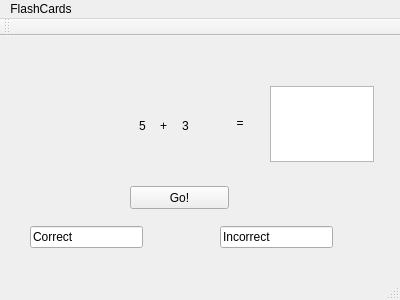
<?xml version="1.0" encoding="UTF-8"?>
<ui version="4.0">
 <class>MainWindow</class>
 <widget class="QMainWindow" name="MainWindow">
  <property name="geometry">
   <rect>
    <x>0</x>
    <y>0</y>
    <width>400</width>
    <height>300</height>
   </rect>
  </property>
  <property name="windowTitle">
   <string>MainWindow</string>
  </property>
  <widget class="QWidget" name="centralWidget">
   <widget class="QPushButton" name="Go">
    <property name="geometry">
     <rect>
      <x>130</x>
      <y>150</y>
      <width>99</width>
      <height>23</height>
     </rect>
    </property>
    <property name="text">
     <string>Go!</string>
    </property>
   </widget>
   <widget class="QTextEdit" name="userInput">
    <property name="geometry">
     <rect>
      <x>270</x>
      <y>50</y>
      <width>104</width>
      <height>76</height>
     </rect>
    </property>
   </widget>
   <widget class="QLineEdit" name="Correct">
    <property name="geometry">
     <rect>
      <x>30</x>
      <y>190</y>
      <width>113</width>
      <height>22</height>
     </rect>
    </property>
    <property name="text">
     <string>Correct</string>
    </property>
   </widget>
   <widget class="QLineEdit" name="Incorrect">
    <property name="geometry">
     <rect>
      <x>220</x>
      <y>190</y>
      <width>113</width>
      <height>22</height>
     </rect>
    </property>
    <property name="text">
     <string>Incorrect</string>
    </property>
   </widget>
   <widget class="QWidget" name="horizontalLayoutWidget">
    <property name="geometry">
     <rect>
      <x>128</x>
      <y>50</y>
      <width>101</width>
      <height>80</height>
     </rect>
    </property>
    <layout class="QHBoxLayout" name="TextLabel">
     <item>
      <widget class="QLabel" name="Num1">
       <property name="text">
        <string>5</string>
       </property>
      </widget>
     </item>
     <item>
      <widget class="QLabel" name="label_4">
       <property name="text">
        <string>+</string>
       </property>
      </widget>
     </item>
     <item>
      <widget class="QLabel" name="Num2">
       <property name="text">
        <string>3</string>
       </property>
      </widget>
     </item>
     <item>
      <widget class="QLabel" name="label">
       <property name="text">
        <string/>
       </property>
      </widget>
     </item>
    </layout>
   </widget>
   <widget class="QLabel" name="label_2">
    <property name="geometry">
     <rect>
      <x>220</x>
      <y>80</y>
      <width>57</width>
      <height>14</height>
     </rect>
    </property>
    <property name="text">
     <string>     =</string>
    </property>
   </widget>
  </widget>
  <widget class="QMenuBar" name="menuBar">
   <property name="geometry">
    <rect>
     <x>0</x>
     <y>0</y>
     <width>400</width>
     <height>20</height>
    </rect>
   </property>
   <widget class="QMenu" name="menuFlashCards">
    <property name="title">
     <string>FlashCards</string>
    </property>
   </widget>
   <addaction name="menuFlashCards"/>
  </widget>
  <widget class="QToolBar" name="mainToolBar">
   <attribute name="toolBarArea">
    <enum>TopToolBarArea</enum>
   </attribute>
   <attribute name="toolBarBreak">
    <bool>false</bool>
   </attribute>
  </widget>
  <widget class="QStatusBar" name="statusBar"/>
 </widget>
 <layoutdefault spacing="6" margin="11"/>
 <resources/>
 <connections/>
</ui>
